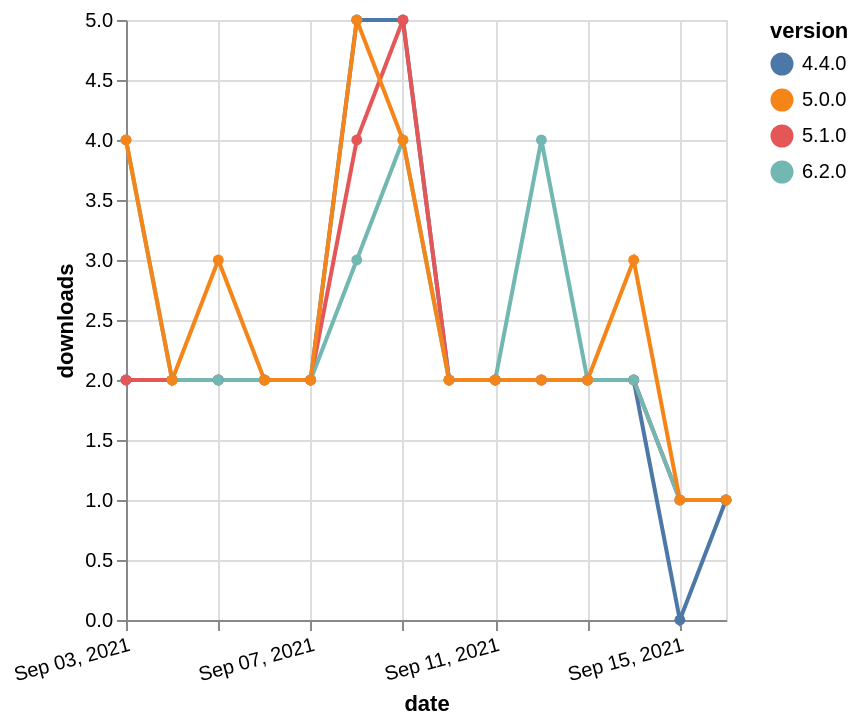

Source (Vega-Lite JSON):
### Vega-Lite specification from a JSON file in a GitHub repository (floating-point values rounded to 4 significant figures)
{"$schema": "https://vega.github.io/schema/vega-lite/v5.json", "description": "A simple bar chart with embedded data.", "data": {"values": [{"date": "2021-09-03", "total": 3583, "delta": 2, "version": "4.4.0"}, {"date": "2021-09-04", "total": 3585, "delta": 2, "version": "4.4.0"}, {"date": "2021-09-05", "total": 3587, "delta": 2, "version": "4.4.0"}, {"date": "2021-09-06", "total": 3589, "delta": 2, "version": "4.4.0"}, {"date": "2021-09-07", "total": 3591, "delta": 2, "version": "4.4.0"}, {"date": "2021-09-08", "total": 3596, "delta": 5, "version": "4.4.0"}, {"date": "2021-09-09", "total": 3601, "delta": 5, "version": "4.4.0"}, {"date": "2021-09-10", "total": 3603, "delta": 2, "version": "4.4.0"}, {"date": "2021-09-11", "total": 3605, "delta": 2, "version": "4.4.0"}, {"date": "2021-09-12", "total": 3607, "delta": 2, "version": "4.4.0"}, {"date": "2021-09-13", "total": 3609, "delta": 2, "version": "4.4.0"}, {"date": "2021-09-14", "total": 3611, "delta": 2, "version": "4.4.0"}, {"date": "2021-09-15", "total": 3611, "delta": 0, "version": "4.4.0"}, {"date": "2021-09-16", "total": 3612, "delta": 1, "version": "4.4.0"}, {"date": "2021-09-03", "total": 3016, "delta": 2, "version": "5.1.0"}, {"date": "2021-09-04", "total": 3018, "delta": 2, "version": "5.1.0"}, {"date": "2021-09-05", "total": 3020, "delta": 2, "version": "5.1.0"}, {"date": "2021-09-06", "total": 3022, "delta": 2, "version": "5.1.0"}, {"date": "2021-09-07", "total": 3024, "delta": 2, "version": "5.1.0"}, {"date": "2021-09-08", "total": 3028, "delta": 4, "version": "5.1.0"}, {"date": "2021-09-09", "total": 3033, "delta": 5, "version": "5.1.0"}, {"date": "2021-09-10", "total": 3035, "delta": 2, "version": "5.1.0"}, {"date": "2021-09-11", "total": 3037, "delta": 2, "version": "5.1.0"}, {"date": "2021-09-12", "total": 3039, "delta": 2, "version": "5.1.0"}, {"date": "2021-09-13", "total": 3041, "delta": 2, "version": "5.1.0"}, {"date": "2021-09-14", "total": 3043, "delta": 2, "version": "5.1.0"}, {"date": "2021-09-15", "total": 3044, "delta": 1, "version": "5.1.0"}, {"date": "2021-09-16", "total": 3045, "delta": 1, "version": "5.1.0"}, {"date": "2021-09-03", "total": 806, "delta": 4, "version": "6.2.0"}, {"date": "2021-09-04", "total": 808, "delta": 2, "version": "6.2.0"}, {"date": "2021-09-05", "total": 810, "delta": 2, "version": "6.2.0"}, {"date": "2021-09-06", "total": 812, "delta": 2, "version": "6.2.0"}, {"date": "2021-09-07", "total": 814, "delta": 2, "version": "6.2.0"}, {"date": "2021-09-08", "total": 817, "delta": 3, "version": "6.2.0"}, {"date": "2021-09-09", "total": 821, "delta": 4, "version": "6.2.0"}, {"date": "2021-09-10", "total": 823, "delta": 2, "version": "6.2.0"}, {"date": "2021-09-11", "total": 825, "delta": 2, "version": "6.2.0"}, {"date": "2021-09-12", "total": 829, "delta": 4, "version": "6.2.0"}, {"date": "2021-09-13", "total": 831, "delta": 2, "version": "6.2.0"}, {"date": "2021-09-14", "total": 833, "delta": 2, "version": "6.2.0"}, {"date": "2021-09-15", "total": 834, "delta": 1, "version": "6.2.0"}, {"date": "2021-09-16", "total": 835, "delta": 1, "version": "6.2.0"}, {"date": "2021-09-03", "total": 3247, "delta": 4, "version": "5.0.0"}, {"date": "2021-09-04", "total": 3249, "delta": 2, "version": "5.0.0"}, {"date": "2021-09-05", "total": 3252, "delta": 3, "version": "5.0.0"}, {"date": "2021-09-06", "total": 3254, "delta": 2, "version": "5.0.0"}, {"date": "2021-09-07", "total": 3256, "delta": 2, "version": "5.0.0"}, {"date": "2021-09-08", "total": 3261, "delta": 5, "version": "5.0.0"}, {"date": "2021-09-09", "total": 3265, "delta": 4, "version": "5.0.0"}, {"date": "2021-09-10", "total": 3267, "delta": 2, "version": "5.0.0"}, {"date": "2021-09-11", "total": 3269, "delta": 2, "version": "5.0.0"}, {"date": "2021-09-12", "total": 3271, "delta": 2, "version": "5.0.0"}, {"date": "2021-09-13", "total": 3273, "delta": 2, "version": "5.0.0"}, {"date": "2021-09-14", "total": 3276, "delta": 3, "version": "5.0.0"}, {"date": "2021-09-15", "total": 3277, "delta": 1, "version": "5.0.0"}, {"date": "2021-09-16", "total": 3278, "delta": 1, "version": "5.0.0"}]}, "width": "container", "mark": {"type": "line", "point": {"filled": true}}, "encoding": {"x": {"field": "date", "type": "temporal", "timeUnit": "yearmonthdate", "title": "date", "axis": {"labelAngle": -15}}, "y": {"field": "delta", "type": "quantitative", "title": "downloads"}, "color": {"field": "version", "type": "nominal"}, "tooltip": {"field": "delta"}}}
